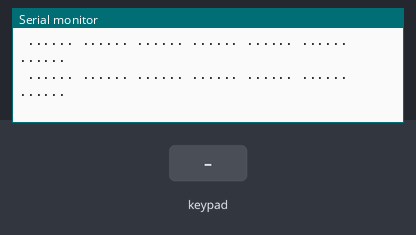
Recording of a sketch running on a simulated Arduino Mega 2560, built with avr-gcc and run on an emulated ATmega2560. Parts: the last lines printed to the serial monitor. Wiring (inferred from the names in the program): 7×6 keypad (labels assumed): rows pin 35, pin 33, pin 31, pin 29, pin 27, pin 25, pin 23; columns pin 32, pin 30, pin 28, pin 26, pin 24, pin 22. The test bench sets the inputs (shaded band).

Above: at 1.2 s.
1.3 s: key '1' pressed
At 1.32 s:
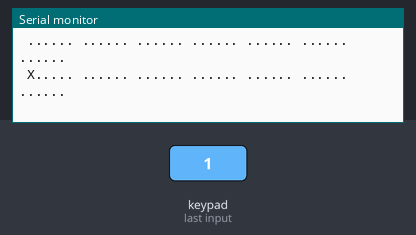
2.8 s: keypad keys 1 2 A pressed 0.4 s apart
At 3.64 s:
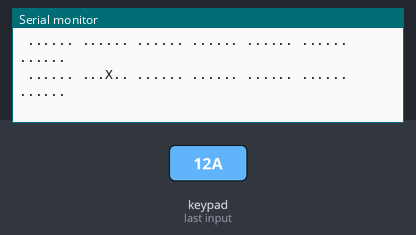
5.5 s: key 'D' pressed
At 5.56 s:
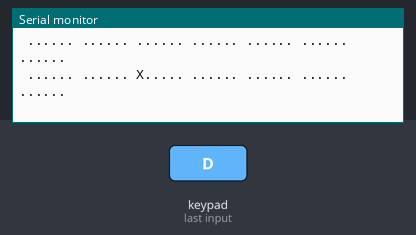
7.0 s: key 'K' pressed
At 7.08 s:
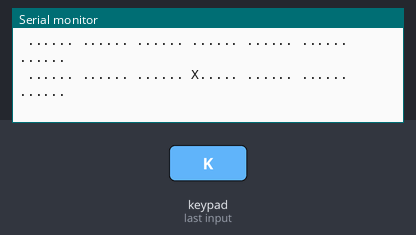
8.5 s: keypad keys 2 5 pressed 0.4 s apart
At 8.59 s:
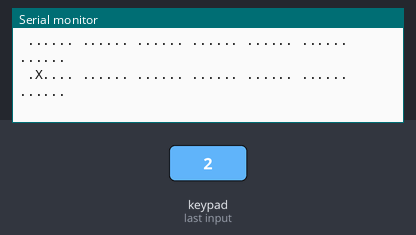

Measured:
- after the input at 1.3 s, the serial monitor: prints a new line at once (image 1)
- after the input at 2.8 s, the serial monitor: prints a new line after 0.44 s (image 2)
- after the input at 5.5 s, the serial monitor: prints a new line after 0.06 s (image 3)
- after the input at 7.0 s, the serial monitor: prints a new line after 0.07 s (image 4)
- after the input at 8.5 s, the serial monitor: prints a new line after 0.09 s (image 5)

The sketch:

01_yamaha_pss_f30_read_pins.ino
```cpp
//EndlessSynth, Yamaha PSS F30 Keyboard Pins Test
//This sketch shows that keyboard is really polyphonic, but it doesn't use half of read pins

//Scheme: //http://sandsoftwaresound.net/wp-content/uploads/2019/12/Reface_key_schematic.jpg
//(But I have only 11 signal outputs, not 12)
//This is truly polyphonic keyboard, because contains diodes which stops conflict from several pressed keys.


//Device: Arduino Mega

//Monitor port:
//- baud must be set to 500000!

//Connection:
//7 - control pins - choosing keys block,
//11 - signal pins  (some keys are doubled, so it's enough to use only six - 1,3,5,7,9,11)

const byte keyGndN = 7;
const byte keyReadN = 6;
byte keyGnd[keyGndN] = {35, 33, 31, 29, 27, 25, 23};
byte keyRead[keyReadN] = {32, 30, 28, 26, 24, 22};


const byte keys = 37;  //number of keys
byte key_state[keys]; //key state - pressed or released
//TODO can store in a bit mask

//---------------------------------------------------------------
void setup() {
  Serial.begin(500000);
  Serial.println("EndlessSynth Yamaha PSS F30 Keyboard Reader 1.1");
  Serial.print("  control pins:");
  for (int i=0; i<keyGndN; i++) {
    Serial.print(keyGnd[i]); Serial.print(" ");
  }
  Serial.println();
  Serial.println("  signal pins:");
  for (int i=0; i<keyReadN; i++) {
    Serial.print(keyRead[i]); Serial.print(" ");
  }
  Serial.println();
  Serial.println("Now press the keys!");

  //Set pins
  for (int i=0; i<keyGndN; i++) {
      pinMode(keyGnd[i], OUTPUT);
      digitalWrite(keyGnd[i], HIGH);
  }
  for (int i=0; i<keyReadN; i++) {
      pinMode(keyRead[i], INPUT_PULLUP);
  }
}

//---------------------------------------------------------------
void loop() {

  for (byte k=0; k<keyGndN; k++) {
    //enable control pin
    digitalWrite(keyGnd[k], LOW);
    delayMicroseconds(10);  //need wait 2 mcs, but let's wait for more...

    //Scan pins
    //TODO can use ports for reading faster, see 05_ArduinoMegaPortTest

    Serial.print(" ");
    for (byte i=0; i<keyReadN; i++) {
      byte v = (digitalRead(keyRead[i]) == LOW)?1:0;
      if (v) Serial.print("X");
      else Serial.print(".");

      //byte key = keys - 1 - (i+keyReadN*k); //because of reverted
      //byte &state = key_state[key];
      //if (state != v) {
      //  Serial.print("key "); Serial.print(key); Serial.print(": ");
      //  if (v) Serial.println("on");
      //  else Serial.println("off");
      //}
      //state = v;
    }

    //disable control pin
    digitalWrite(keyGnd[k], HIGH);

  }
  Serial.println();


  //test print
  //for (int i=0; i<keys; i++) {
  //  Serial.print(key_state[i]);
  //}
  //Serial.println();


  delay(100);

}
```
